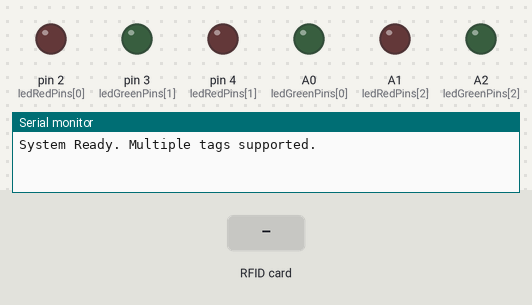
Simulated run of this sketch. Board: Arduino Uno, built with avr-gcc and run on an emulated ATmega328P. Parts: output pins drawn as LEDs (lit = HIGH), the last lines printed to the serial monitor. Inputs (shaded band) come from the test bench. Pins used as bus, display or sensor lines are not drawn.

Above: at 2.3 s.
2.4 s: RFID card 00 00 00 00 held to the reader
At 3.2 s:
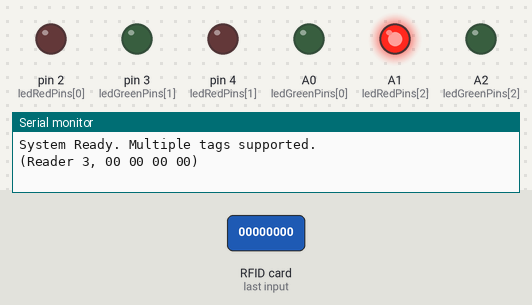
4.9 s: RFID card 5E 7A 19 C4 held to the reader
At 5.4 s:
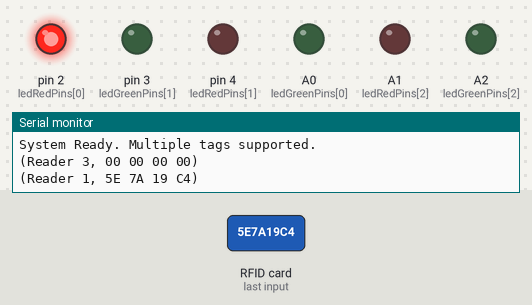
7.4 s: RFID card 00 00 00 00 held to the reader
At 8.2 s:
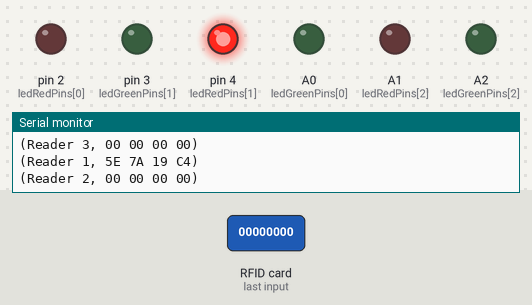
Timing chart, 0 to 10.4 s (numbered marks = the images above; inputs shaded):
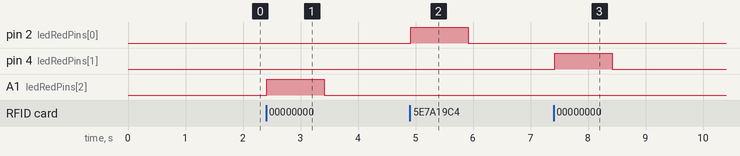

The sketch:

sketch_dec15a.ino
```cpp
/* * 3 RFID Readers & 3 RGB LEDs System (Multi-Tag Version)
 * Logic: One Reader can accept MULTIPLE valid tags.
 */

#include <SPI.h>
#include <MFRC522.h>

// --- 1. 핀 설정 ---
#define NR_OF_READERS 3

byte ssPins[] = {10, 8, 6};
byte rstPins[] = {9, 7, 5};

byte ledRedPins[] = {2, 4, A1};
byte ledGreenPins[] = {A0, 3, A2};

MFRC522 mfrc522[NR_OF_READERS];

// --- 2. 정답 태그 설정 (핵심 변경 부분) ---

// 리더기 하나당 기억할 수 있는 최대 태그 개수 (필요하면 늘리세요)
const int MAX_TAGS = 5;

// 3차원 배열: [리더기번호][태그슬롯][UID바이트]
byte validUIDs[NR_OF_READERS][MAX_TAGS][7] = {
  // >> 리더 1 행거가 좋아하는 태그 목록 (최대 5개)
  {
    {0x53, 0x5B, 0x06, 0x60, 0x21, 0x00, 0x01}, // BAG
    {0x53, 0xA0, 0x94, 0x65, 0x21, 0x00, 0x01}, // 안드레아
    {0x00, 0x00, 0x00, 0x00}, // (비어있음) 0으로 채워둠
    {0x00, 0x00, 0x00, 0x00},
    {0x00, 0x00, 0x00, 0x00}
  },

  // >> 리더 2  책장이 좋아하는 태그 목록
  {
    {0x53, 0xB5, 0x11, 0x60, 0x21, 0x00, 0x01}, // 책
    {0x53, 0xA0, 0x94, 0x65, 0x21, 0x00, 0x01}, // 안드레아
    {0x00, 0x00, 0x00, 0x00},
    {0x00, 0x00, 0x00, 0x00},
    {0x00, 0x00, 0x00, 0x00}
  },

  // >> 리더 3 데스크가 좋아하는 태그 목록
  {
    {0x53, 0xB5, 0x11, 0x60, 0x21, 0x00, 0x01}, // 책
    {0x53, 0xA0, 0x94, 0x65, 0x21, 0x00, 0x01}, // 안드레아
    {0x53, 0x60, 0x0B, 0x60, 0x21, 0x00, 0x01}, // 모니터
    {0x00, 0x00, 0x00, 0x00},
    {0x00, 0x00, 0x00, 0x00}
  }
};

void setup() {

  delay(1000);

  Serial.begin(9600);
  while (!Serial);
  SPI.begin();

  for (uint8_t i = 0; i < NR_OF_READERS; i++) {
    mfrc522[i].PCD_Init(ssPins[i], rstPins[i]);
    mfrc522[i].PCD_SetAntennaGain(mfrc522[i].RxGain_max);

    pinMode(ledRedPins[i], OUTPUT);
    pinMode(ledGreenPins[i], OUTPUT);
    digitalWrite(ledRedPins[i], LOW);
    digitalWrite(ledGreenPins[i], LOW);
  }
  Serial.println(F("System Ready. Multiple tags supported."));
}

void loop() {
  for (uint8_t i = 0; i < NR_OF_READERS; i++) {
    if (mfrc522[i].PICC_IsNewCardPresent() && mfrc522[i].PICC_ReadCardSerial()) {

      Serial.print(F("(Reader "));
      Serial.print(i + 1);
      Serial.print(F(","));
      dump_byte_array(mfrc522[i].uid.uidByte, mfrc522[i].uid.size);
      Serial.println(F(")"));

      // 판별 로직 호출
      if (checkUID(i, mfrc522[i].uid.uidByte)) {
        // Serial.println(F(" -> Match! (Green)"));
        blinkLED(i, true);
      } else {
        // Serial.println(F(" -> Mismatch! (Red)"));
        blinkLED(i, false);
      }

      mfrc522[i].PICC_HaltA();
      mfrc522[i].PCD_StopCrypto1();
    }
  }
}

// --- 수정된 판별 함수 (리스트 전체 스캔) ---
boolean checkUID(int readerIndex, byte *readUID) {
  // 해당 리더기에 저장된 태그 리스트(MAX_TAGS)를 하나씩 검사
  for (int tagIdx = 0; tagIdx < MAX_TAGS; tagIdx++) {

    boolean isMatch = true; // 일단 맞다고 가정하고 검사 시작

    // 비어있는 슬롯(00 00 00 00)은 검사하지 않고 패스 (최적화)
    if (validUIDs[readerIndex][tagIdx][0] == 0x00) continue;

    // 4바이트 비교
    for (int byteIdx = 0; byteIdx < 4; byteIdx++) {
      if (readUID[byteIdx] != validUIDs[readerIndex][tagIdx][byteIdx]) {
        isMatch = false; // 하나라도 틀리면 이 태그는 아님
        break;
      }
    }

    // 만약 이번 태그(tagIdx)가 완전히 일치한다면?
    if (isMatch) {
      return true; // 즉시 합격 리턴!
    }
  }

  // 리스트를 다 뒤졌는데 일치하는게 없으면
  return false; // 불합격
}

void blinkLED(int readerIndex, boolean isSuccess) {
  int greenPin = ledGreenPins[readerIndex];
  int redPin = ledRedPins[readerIndex];

  digitalWrite(greenPin, LOW);
  digitalWrite(redPin, LOW);

  if (isSuccess) {
    digitalWrite(greenPin, HIGH);
    delay(1000);
    digitalWrite(greenPin, LOW);
  } else {
    digitalWrite(redPin, HIGH);
    delay(1000);
    digitalWrite(redPin, LOW);
  }
}

void dump_byte_array(byte *buffer, byte bufferSize) {
  for (byte i = 0; i < bufferSize; i++) {
    Serial.print(buffer[i] < 0x10 ? " 0" : " ");
    Serial.print(buffer[i], HEX);
  }
}
```

Measured:
- after the input at 2.4 s, A1 (ledRedPins[2]): LOW → HIGH at once, → LOW 1.0 s later
- after the input at 4.9 s, pin 2 (ledRedPins[0]): LOW → HIGH at once, → LOW 1.0 s later
- after the input at 7.4 s, pin 4 (ledRedPins[1]): LOW → HIGH at once, → LOW 1.0 s later
